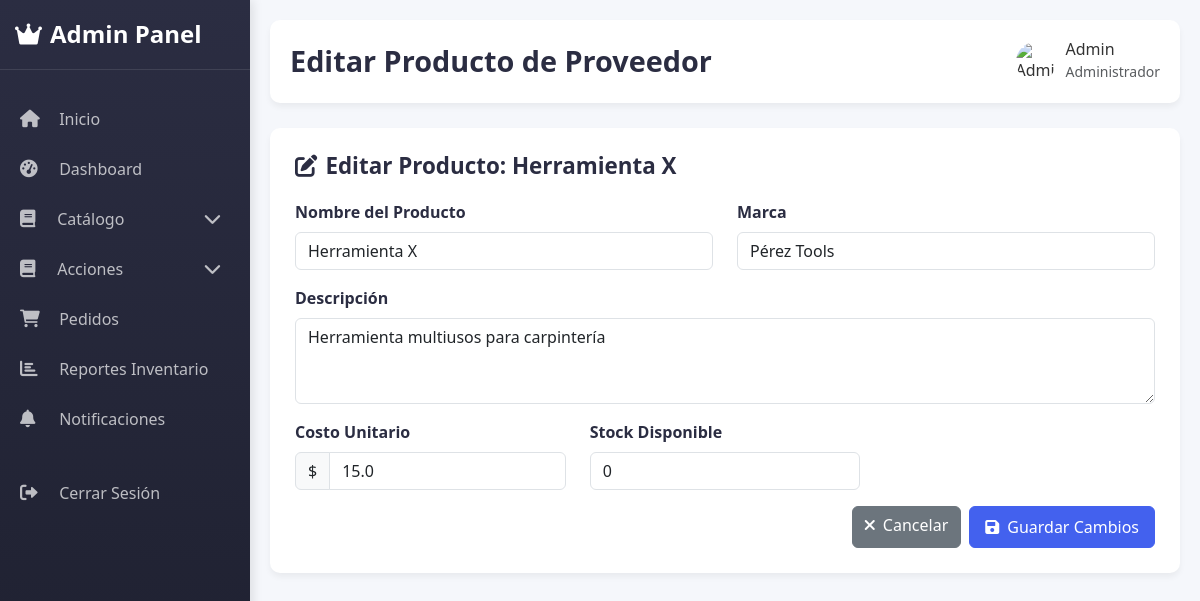
/admin/proveedores/2/productos/editar/3 (signed in), run on the app's committed database.
### models.py (models this page shows, shortened)
class Usuario(db.Model):
    id = db.Column(db.Integer, primary_key=True)
    nombre = db.Column(db.String(100), nullable=False)
    email = db.Column(db.String(100), unique=True, nullable=False)
    identificacion = db.Column(db.String(12), unique=True, nullable=False)
    password = db.Column(db.String(200), nullable=False)
    es_admin = db.Column(db.Boolean, default=False)
    fecha_registro = db.Column(db.DateTime, default=datetime.utcnow)
    activo = db.Column(db.Boolean, default=True)
    puntos = db.Column(db.Integer, default=0)

class ProductoProveedor(db.Model):
    __tablename__ = 'producto_proveedor'
    id = db.Column(db.Integer, primary_key=True)
    proveedor_id = db.Column(db.Integer, db.ForeignKey('proveedor.id'), nullable=False)
    nombre = db.Column(db.String(100), nullable=False)
    descripcion = db.Column(db.Text)
    marca = db.Column(db.String(50))
    costo = db.Column(db.Float, nullable=False)
    stock = db.Column(db.Integer, nullable=False)
    es_compra = db.Column(db.Boolean, default=False)
    activo = db.Column(db.Boolean, default=True)
    fecha_creacion = db.Column(db.DateTime, default=datetime.utcnow)
    proveedor = db.relationship('Proveedor', back_populates='productos')
    detalles_compra = db.relationship('DetalleCompra', back_populates='producto_proveedor', cascade='all, delete-orphan')

### app.py (the view, shortened to what this page needs)
@app.route('/admin/proveedores/<int:proveedor_id>/productos/editar/<int:producto_id>', methods=['GET', 'POST'])
@admin_required
def editar_producto_proveedor(proveedor_id, producto_id):
    proveedor = Proveedor.query.get_or_404(proveedor_id)
    producto = ProductoProveedor.query.filter_by(id=producto_id, proveedor_id=proveedor_id).first_or_404()
    producto_proveedor = ProductoProveedor.query.get_or_404(producto_id)
    producto_tienda = Producto.query.filter_by(
        nombre=producto_proveedor.nombre,
        proveedor_id=producto_proveedor.proveedor_id
    ).first()
    if producto_tienda:
        producto_tienda.nombre = request.form.get('nombre', producto_tienda.nombre)
        producto_tienda.descripcion = request.form.get('descripcion', producto_tienda.descripcion)
        producto_tienda.precio = float(request.form.get('precio', producto_tienda.precio))
        producto_tienda.stock = int(request.form.get('stock', producto_tienda.stock))
        producto_tienda.imagen = request.form.get('imagen', producto_tienda.imagen)
        db.session.commit()
    return render_template('admin/editar_producto_proveedor.html',
                         proveedor=proveedor,
                         producto=producto)

### app.py (called while the page is built, shortened)
@app.context_processor
def inject_categorias_y_carrito():
    categorias_principales = Categoria.query.filter_by(parent_id=None, activa=True).all()
    carrito_count = None
    puntos_usuario = None
    forgot_errors = session.pop('forgot_errors', None)
    forgot_form_data = session.pop('forgot_form_data', None)
    if 'usuario_id' in session:
        carrito_count = Carrito.query.filter_by(usuario_id=session['usuario_id']).count()
        usuario = Usuario.query.get(session['usuario_id'])
        puntos_usuario = usuario.puntos if usuario else None
    return dict(
        categorias_principales=categorias_principales,
        carrito_count=carrito_count,
        puntos_usuario=puntos_usuario,
        forgot_errors=forgot_errors,
        forgot_form_data=forgot_form_data
    )

@app.before_request
def before_request():
    g.current_time = datetime.now(timezone.utc)

def admin_required(f):
    @wraps(f)
    def decorated_function(*args, **kwargs):
        return f(*args, **kwargs)
    return decorated_function

### templates/admin/editar_producto_proveedor.html
{% extends 'admin/base.html' %}
{% block title %}Editar Producto de Proveedor{% endblock %}
{% block content %}
<div class="data-card">
    <div class="card-header">
        <h5 class="card-title mb-0">
            <i class="fas fa-edit me-2"></i>Editar Producto: {{ producto.nombre }}
        </h5>
    </div>
    <div class="card-body">
        <form method="POST" action="{{ url_for('editar_producto_proveedor', proveedor_id=proveedor.id, producto_id=producto.id) }}">
            <div class="row mb-3">
                <div class="col-md-6">
                    <label for="nombre" class="form-label">Nombre del Producto</label>
                    <input type="text" class="form-control" id="nombre" name="nombre"
                           value="{{ producto.nombre }}" required>
                </div>
                <div class="col-md-6">
                    <label for="marca" class="form-label">Marca</label>
                    <input type="text" class="form-control" id="marca" name="marca"
                           value="{{ producto.marca or '' }}">
                </div>
            </div>
            <div class="mb-3">
                <label for="descripcion" class="form-label">Descripción</label>
                <textarea class="form-control" id="descripcion" name="descripcion"
                          rows="3" required>{{ producto.descripcion }}</textarea>
            </div>
            <div class="row mb-3">
                <div class="col-md-4">
                    <label for="costo" class="form-label">Costo Unitario</label>
                    <div class="input-group">
                        <span class="input-group-text">$</span>
                        <input type="number" class="form-control" id="costo" name="costo"
                               step="0.01" min="0" value="{{ producto.costo }}" required>
                    </div>
                </div>
                <div class="col-md-4">
                    <label for="stock" class="form-label">Stock Disponible</label>
                    <input type="number" class="form-control" id="stock" name="stock"
                           min="0" value="{{ producto.stock }}" required>
                </div>
            </div>
            <div class="d-flex justify-content-end">
                <a href="{{ url_for('listar_productos_proveedor', proveedor_id=proveedor.id) }}"
                   class="btn btn-secondary me-2">
                    <i class="fas fa-times me-2"></i>Cancelar
                </a>
                <button type="submit" class="btn btn-primary">
                    <i class="fas fa-save me-2"></i>Guardar Cambios
                </button>
            </div>
        </form>
    </div>
</div>
{% endblock %}

### templates/admin/base.html (shortened to what this page needs)
<!DOCTYPE html>
<html lang="es">
<head>
    <link href="https://cdn.jsdelivr.net/npm/bootstrap@5.3.0-alpha1/dist/css/bootstrap.min.css" rel="stylesheet">
    <link rel="stylesheet" href="https://cdnjs.cloudflare.com/ajax/libs/font-awesome/6.0.0/css/all.min.css">
    <link href="{{ url_for('static', filename='css/styles.css') }}" rel="stylesheet">
    </head>
<body>
    <div class="admin-container">
        <div class="toast-container position-fixed top-0 end-0 p-3" style="z-index: 1100">
        </div>
        <div class="admin-sidebar">
            <div class="logo">
                <h3><i class="fas fa-crown me-2"></i>Admin Panel</h3>
            </div>
            <ul class="nav flex-column mt-4">
                <li class="nav-item">
                    <a class="nav-link {% if request.endpoint == 'admin_inicio' %}active{% endif %}" href="{{ url_for('admin_inicio') }}">
                        <i class="fa-solid fa-house"></i> Inicio
                    </a>
                </li>
                <li class="nav-item">
                    <a class="nav-link {% if request.endpoint == 'admin_dashboard' %}active{% endif %}" href="{{ url_for('admin_dashboard') }}">
                        <i class="fas fa-tachometer-alt"></i> Dashboard
                    </a>
                </li>
                <li class="nav-item nav-dropdown">
                    <div class="nav-link nav-dropdown-toggle collapsed" data-bs-toggle="collapse" href="#catalogMenu">
                        <div>
                            <i class="fas fa-book me-2"></i> Catálogo
                        </div>
                        <i class="fas fa-chevron-down dropdown-icon"></i>
                    </div>
                </li>
                <li class="nav-item nav-dropdown">
                    <div class="nav-link nav-dropdown-toggle collapsed" data-bs-toggle="collapse" href="#actionsMenu">
                        <div>
                            <i class="fas fa-book me-2"></i> Acciones
                        </div>
                        <i class="fas fa-chevron-down dropdown-icon"></i>
                    </div>
                </li>
                <li class="nav-item">
                    <a class="nav-link {% if request.endpoint == 'admin_pedidos' %}active{% endif %}" href="{{ url_for('admin_pedidos') }}">
                        <i class="fas fa-shopping-cart"></i> Pedidos
                    </a>
                </li>
                <li class="nav-item">
                    <a class="nav-link {% if request.endpoint == 'reportes_inventario' %}active{% endif %}" href="{{ url_for('reportes_inventario') }}">
                        <i class="fas fa-chart-bar"></i> Reportes Inventario
                    </a>
                </li>
                <li class="nav-item">
                    <a class="nav-link" href="{{ url_for('admin_notificaciones') }}">
                        <i class="fas fa-bell"></i> Notificaciones
                    </a>
                </li>
                <li class="nav-item mt-4">
                    <a class="nav-link" href="{{ url_for('logout') }}" id="logoutLink">
                        <i class="fas fa-sign-out-alt"></i> Cerrar Sesión
                    </a>
                </li>
            </ul>
        </div>
        <div class="admin-main">
            <div class="admin-header">
                <h1>{% block title %}{% endblock %}</h1>
                <div class="user-profile">
                    <img src="https://www.certus.edu.pe/blog/wp-content/uploads/2019/04/certus-seguir-la-carrera-administracion-empresas-1200x720.jpg" alt="Admin">
                    <div>
                        <h6 class="mb-0">{{ session['usuario_nombre'] }}</h6>
                        <small class="text-muted">Administrador</small>
                    </div>
                </div>
            </div>
            <div id="content-container">
                {% block content %}{% endblock %}
            </div>
        </div>
    </div>
</body>
</html>

### static/css/styles.css (style rules this page uses)
body { font-family: 'Poppins', sans-serif; background-color: #f8f9fa; display: flex; flex-direction: column; min-height: 100vh; margin: 0; }
.nav-link { font-weight: 500; position: relative; padding: 0.5rem 1rem !important; transition: all 0.3s ease; border-radius: 8px; margin: 0 2px; }
.nav-link::after { content: ''; position: absolute; bottom: 0; left: 50%; width: 0; height: 3px; background: linear-gradient(to right, #4facfe, #00f2fe); border-radius: 2px; transition: all 0.3s ease; transform: translateX(-50%); }

### templates/admin/base.html (style rules this page uses)
:root { --primary-color: #4361ee; --secondary-color: #3f37c9; --accent-color: #4895ef; --success-color: #4cc9f0; --dark-color: #2b2d42; --light-color: #f8f9fa; --danger-color: #e63946; --warning-color: #f48c06; }
body { background-color: #f5f7fb; font-family: 'Segoe UI', Tahoma, Geneva, Verdana, sans-serif; color: #333; }
.admin-container { display: flex; min-height: 100vh; }
.admin-sidebar .logo { padding: 20px 15px; border-bottom: 1px solid rgba(255,255,255,0.1); }
.admin-sidebar .logo h3 { font-weight: 700; font-size: 1.5rem; margin: 0; }
.admin-sidebar .nav-link { color: rgba(255,255,255,0.7); padding: 12px 20px; border-left: 4px solid transparent; transition: all 0.3s; font-weight: 500; margin: 5px 0; }
.admin-sidebar .nav-link i { width: 25px; font-size: 1.1rem; margin-right: 10px; }
.admin-main { flex: 1; padding: 20px; overflow-y: auto; }
.admin-header { background: white; border-radius: 10px; padding: 20px; box-shadow: 0 4px 6px rgba(0,0,0,0.05); margin-bottom: 25px; display: flex; justify-content: space-between; align-items: center; }
.admin-header h1 { font-weight: 700; font-size: 1.8rem; color: var(--dark-color); margin: 0; }
.user-profile { display: flex; align-items: center; }
.user-profile img { width: 40px; height: 40px; border-radius: 50%; margin-right: 10px; object-fit: cover; }
.data-card { background: white; border-radius: 10px; box-shadow: 0 4px 6px rgba(0,0,0,0.05); padding: 25px; margin-bottom: 25px; }
.data-card .card-header { background: transparent; border: none; padding: 0 0 20px 0; display: flex; justify-content: space-between; align-items: center; }
.data-card .card-title { font-weight: 700; font-size: 1.4rem; color: var(--dark-color); margin: 0; }
.data-card .btn-primary { background-color: var(--primary-color); border-color: var(--primary-color); padding: 8px 15px; font-weight: 500; }
.form-label { font-weight: 600; color: var(--dark-color); }
.toast-container { max-width: 350px; }
.admin-sidebar { width: 250px; background: linear-gradient(180deg, var(--dark-color) 0%, #1d1f2e 100%); color: white; box-shadow: 3px 0 10px rgba(0,0,0,0.1); z-index: 1000; transition: all 0.3s; position: fixed; height: 100vh; overflow-y: auto; }
.admin-main { flex: 1; padding: 20px; overflow-y: auto; margin-left: 250px; }
.nav-dropdown-toggle { display: flex; align-items: center; cursor: pointer; position: relative; padding-right: 30px; }
.nav-dropdown-toggle .dropdown-icon { position: absolute; right: 15px; top: 50%; transform: translateY(-50%); transition: transform 0.3s ease; font-size: 0.8rem; width: 20px; height: 20px; display: flex; align-items: center; justify-content: center; }
.nav-dropdown-toggle.collapsed .dropdown-icon { transform: translateY(-50%) rotate(0deg); }
.nav-dropdown-toggle > div { flex: 1; }

### data on the page
Usuario: usuario_nombre "Admin"
ProductoProveedor: nombre "Herramienta X", marca "Pérez Tools", descripcion "Herramienta multiusos para carpintería", costo "15.0", stock "0"
